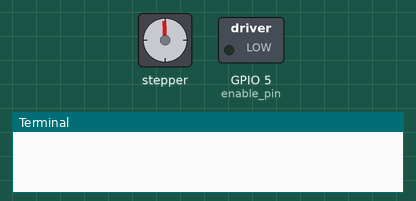
Simulated run of this program. Board: Raspberry Pi (BCM pin numbers). Shown: stepper motor, switched loads named in the program (green lamp = pin HIGH), the last lines printed to the terminal. The stepper is drawn at 200 steps a turn; pins used as bus, display or sensor lines are not drawn.

Above: at 0.1 s.
At 2.6 s:
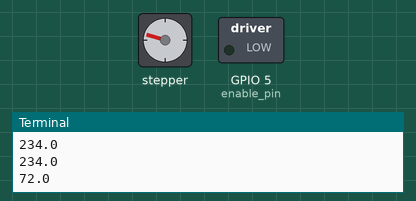
At 5.9 s:
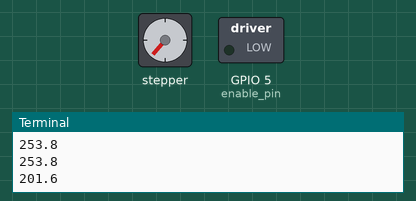
At 12.8 s:
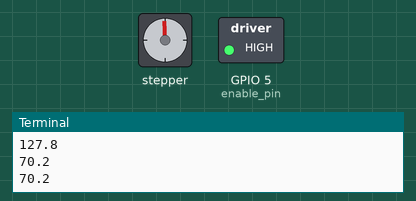
Timing chart, 0 to 14.3 s (numbered marks = the images above):
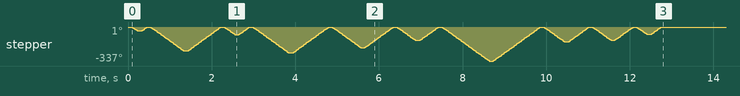

The program:

stepper_test.py
```python
# (licence header left out)
from time import sleep

import bigeasydriver
import RPi.GPIO as GPIO

stepper = bigeasydriver.BigEasyDriver()
stepper.enable_pin = 5
stepper.MS1_pin = 6
stepper.MS2_pin = 13
stepper.MS3_pin = 19
stepper.direction_pin = 26
stepper.step_pin = 16

stepper.begin()
stepper.degrees_per_step = 1.8
stepper.set_stepsize('full step')

import numpy as np

for i in range(10):
    deg = np.random.random_integers(0, 360)
    stepper.set_direction('cw')
    sleep(0.1)
    print(stepper.move_degrees(deg, dynamic_stepsize=False))
    stepper.set_direction('ccw')
    sleep(0.1)
    print(stepper.move_degrees(deg, dynamic_stepsize=False))


stepper.disable()
while True:
    sleep(1)

stepper.set_direction('ccw')
stepper.set_stepsize('full step')
print("Moving CCW")
stepper.move_nsteps(1000)
sleep(0.5)
print("Moving CW")
stepper.set_direction('cw')
stepper.move_nsteps(1000)
sleep(1)
print(stepper.move_degrees(25, dynamic_stepsize=True))
sleep(1)
print(stepper.move_degrees(90))
sleep(1)
print(stepper.move_degrees(18.5, dynamic_stepsize=True))
for i in range(10):
    sleep(1)
    print(stepper.move_degrees(5., dynamic_stepsize=True))


stepper.disable()
```

bigeasydriver.py
```python
# (licence header left out)
"""Control the Big Easy Driver (BED)
Contains tools to control stepper motors with the Big Easy Driver by Brian
Schmalz. For more information on the BED visit www.schmalzhaus.com/BigEasyDriver
"""
from math import floor

import RPi.GPIO as GPIO
from time import sleep

class BigEasyDriver(object):
    r"""The Big Easy Driver.
    This class contains information on connections and control methods for the
    BED.
    """

    def __init__(self):
        # Hardware pin connections
        self.enable_pin = None
        self.MS1_pin = None
        self.MS2_pin = None
        self.MS3_pin = None
        self.reset_pin = None
        self.sleep_pin = None
        self.step_pin = None
        self.direction_pin = None

        # Hardware state information
        self.isenabled = True
        self.direction = 'ccw'
        self.step_size = 'sixteenth step'
        self.isasleep = False
        self.isinreset = False
        self.microsteps_per_step = 16

        # Motor information
        self.degrees_per_step = None


    def begin(self):
        """
        Actually initialze the hardware pin states once they are set.
        """
        GPIO.setmode(GPIO.BCM) # Broadcom pin-numbering scheme
        if self.enable_pin is not None:
            GPIO.setup(self.enable_pin, GPIO.OUT)
            GPIO.output(self.enable_pin, GPIO.LOW)
        if self.MS1_pin is not None:
            GPIO.setup(self.MS1_pin, GPIO.OUT)
            GPIO.output(self.MS1_pin, GPIO.HIGH)
        if self.MS2_pin is not None:
            GPIO.setup(self.MS2_pin, GPIO.OUT)
            GPIO.output(self.MS2_pin, GPIO.HIGH)
        if self.MS3_pin is not None:
            GPIO.setup(self.MS3_pin, GPIO.OUT)
            GPIO.output(self.MS3_pin, GPIO.HIGH)
        if self.reset_pin is not None:
            GPIO.setup(self.reset_pin, GPIO.OUT)
            GPIO.output(self.reset_pin, GPIO.HIGH)
        if self.sleep_pin is not None:
            GPIO.setup(self.sleep_pin, GPIO.OUT)
            GPIO.output(self.sleep_pin, GPIO.HIGH)
        if self.step_pin is not None:
            GPIO.setup(self.step_pin, GPIO.OUT)
            GPIO.output(self.step_pin, GPIO.HIGH)
        if self.direction_pin is not None:
            GPIO.setup(self.direction_pin, GPIO.OUT)
            GPIO.output(self.direction_pin, GPIO.HIGH)


    def enable(self):
        """
        Enable the BED driver chip and final drive circuits.
        """
        # Enabled when enable is low. There is a 20k pulldown on the BED, so we
        # can let it float or pull it low. I chose to pull it low.
        GPIO.output(self.enable_pin, GPIO.LOW)
        self.isenabled = True
        return True

    def disable(self):
        """
        Disable the BED final drive ciruits.
        """
        GPIO.output(self.enable_pin, GPIO.HIGH)
        self.isenabled = False
        return True


    def set_stepsize(self, step_size):
        """
        Set the step size the motor will take.
        Options: full step, half step, quarter step, eigth step, sixteenth step
        """
        self.step_size = step_size
        microstep_pins = [self.MS1_pin, self.MS2_pin, self.MS3_pin]

        microstep_pin_states = {'full step': [GPIO.LOW, GPIO.LOW, GPIO.LOW],
                                'half step': [GPIO.HIGH, GPIO.LOW, GPIO.LOW],
                                'quarter step': [GPIO.LOW, GPIO.HIGH, GPIO.LOW],
                                'eigth step': [GPIO.HIGH, GPIO.HIGH, GPIO.LOW],
                                'sixteenth step': [GPIO.HIGH, GPIO.HIGH, GPIO.HIGH]}

        microsteps_per_step = {'full step': 1, 'half step': 2, 'quarter step':4,
                               'eigth step': 8, 'sixteenth step':16}

        try:
            microstep_states = microstep_pin_states[self.step_size]
            self.step_size = step_size
            self.microsteps_per_step = microsteps_per_step[self.step_size]
        except KeyError:
            raise ValueError('Unkown option for step_size: {0}'.format(self.step_size))

        # Actually toggle the outputs
        for pin, state in zip(microstep_pins, microstep_states):
            GPIO.output(microstep_pins, microstep_states)

        return True


    def set_direction(self, direction):
        """
        Set the direction of motor rotation.
        Input is tied high on the BED
        """
        direction_pin_states = {'ccw': GPIO.HIGH,
                                'cw': GPIO.LOW}
        try:
            direction_state = direction_pin_states[direction]
            self.direction = direction
        except KeyError:
            raise ValueError('Unknown direction: {0}'.format(direction))

        # Actually set the pin state
        GPIO.output(self.direction_pin, direction_state)
        return True


    def step(self):
        """
        Move the motor by one step.
        Motor steps on the rising edge on the rising edge. The pulse must be at
        least 1us high and 1us low.
        """
        GPIO.output(self.step_pin, GPIO.LOW)
        sleep(3e-3)
        GPIO.output(self.step_pin, GPIO.HIGH)
        sleep(3e-3)
        return True


    def move_nsteps(self, nsteps):
        """
        Move the motor by nsteps.
        Motor steps on the rising edge on the rising edge. The pulse must be at
        least 1us high and 1us low.
        """
        for i in range(nsteps):
            self.step()
        return True

    def move_degrees(self, degrees, dynamic_stepsize=False):
        """
        Move the motor a specified number of degrees.
        Returns the acutal amount moved.
        """
        if dynamic_stepsize:
            total_degrees_moved = 0.
            initial_stepsize = self.step_size
            # Start with full steps
            self.set_stepsize('full step')
            nsteps = int(floor((degrees - total_degrees_moved)/ (self.degrees_per_step / self.microsteps_per_step)))
            print("steos: ", nsteps, self.microsteps_per_step)
            self.move_nsteps(nsteps)
            total_degrees_moved += nsteps * (self.degrees_per_step / self.microsteps_per_step)
            print("moved: ", total_degrees_moved)

            # Half steps
            self.set_stepsize('half step')
            nsteps = int(floor((degrees - total_degrees_moved)/ (self.degrees_per_step / self.microsteps_per_step)))
            self.move_nsteps(nsteps)
            print("steos: ", nsteps, self.microsteps_per_step)
            total_degrees_moved += nsteps * (self.degrees_per_step / self.microsteps_per_step)
            print("moved: ", total_degrees_moved)

            # Quarter steps
            self.set_stepsize('quarter step')
            nsteps = int(floor((degrees - total_degrees_moved)/ (self.degrees_per_step / self.microsteps_per_step)))
            self.move_nsteps(nsteps)
            print("steos: ", nsteps, self.microsteps_per_step)
            total_degrees_moved += nsteps * (self.degrees_per_step / self.microsteps_per_step)
            print("moved: ", total_degrees_moved)

            # Eigth steps
            self.set_stepsize('eigth step')
            nsteps = int(floor((degrees - total_degrees_moved)/ (self.degrees_per_step / self.microsteps_per_step)))
            self.move_nsteps(nsteps)
            print("steos: ", nsteps, self.microsteps_per_step)
            total_degrees_moved += nsteps * (self.degrees_per_step / self.microsteps_per_step)
            print("moved: ", total_degrees_moved)

            # Sixteenth steps
            self.set_stepsize('sixteenth step')
            nsteps = int(floor((degrees - total_degrees_moved)/ (self.degrees_per_step / self.microsteps_per_step)))
            self.move_nsteps(nsteps)
            print("steos: ", nsteps, self.microsteps_per_step)
            total_degrees_moved += nsteps * (self.degrees_per_step / self.microsteps_per_step)
            print("moved: ", total_degrees_moved)

            # Go back to the stepsize we had upon entry
            self.set_stepsize(initial_stepsize)

            return total_degrees_moved

        else:
            nsteps = int(floor(degrees / self.degrees_per_step * self.microsteps_per_step))
            self.move_nsteps(nsteps)
            return nsteps / self.microsteps_per_step * self.degrees_per_step
```
